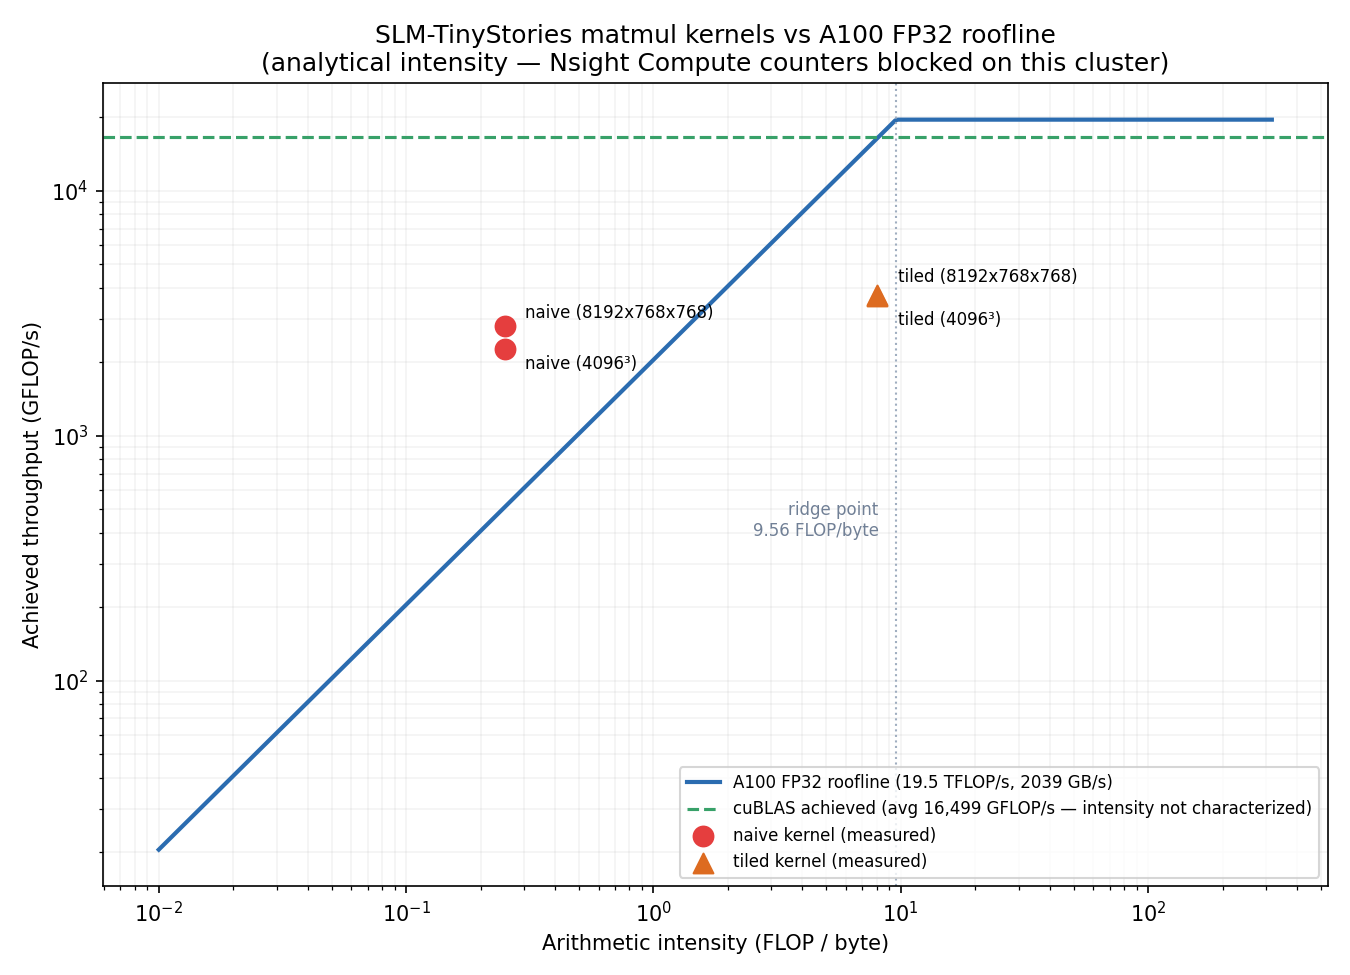

Reproduce this figure in Python.
"""Analytical roofline for the matmul kernels — built without Nsight
Compute, since ncu's hardware performance counters are blocked at the
driver level on this cluster for non-admin users (confirmed: even the
single most basic metric, gpu__time_duration.sum, fails immediately with
"ResourceUnavailable" on a full, non-MIG A100 — this is a permissions
policy, not something fixable by kernel/metric choice or node selection).

Standard substitute when hardware counters aren't available: compute each
kernel's *idealized* arithmetic intensity (FLOPs per byte) directly from
its own memory-access pattern, and plot that against the GPU's published
peak compute and peak memory bandwidth. This is the original Roofline
model (Williams et al.) applied analytically instead of from measured
DRAM/L2 traffic — less precise than ncu's actual counters, but honest and
still answers the real question: is each kernel bandwidth-limited or
compute-limited, and how far is it from its own ceiling.

All GFLOP/s numbers below are measured (nsys, cuda_gpu_kern_sum) on Sol,
a full non-MIG A100-SXM4-80GB, from profiling/profile_kernels.py's two
matmul shapes:
  - "model": 8192x768x768 (matches CudaLinear's real usage in the GPT
    model) — small enough to mostly fit in the A100's 40MB L2 cache.
  - "large": 4096x4096x4096, ~192MB working set — exceeds L2, so this is
    the size that reflects each kernel's *true* intensity-limited
    behavior without cache reuse partially masking it.

Run locally (no GPU needed — this is pure arithmetic + matplotlib):
    python profiling/roofline.py
"""
import matplotlib.pyplot as plt
import numpy as np

# --- A100 SXM4 80GB published peak specs ---
PEAK_COMPUTE_GFLOPS = 19_500.0  # FP32, non-Tensor-Core
PEAK_BW_GBS = 2_039.0           # HBM2e
RIDGE_POINT = PEAK_COMPUTE_GFLOPS / PEAK_BW_GBS  # ~9.56 FLOP/byte

# --- Idealized arithmetic intensity, from each kernel's own access pattern ---
# Naive: every thread re-reads its full row of A and column of B from
# global memory with zero reuse across threads. bytes = 2 reads * K * 4B
# per output element; FLOPs = 2*K per output element (one multiply-add).
# intensity = 2K / (2*K*4) = 0.25 FLOP/byte, independent of K.
NAIVE_INTENSITY = 0.25

# Tiled: each TILE_DIM x TILE_DIM tile of A and B is loaded once into
# shared memory and reused TILE_DIM times by the threads that need it,
# cutting global traffic by ~TILE_DIM vs naive.
TILE_DIM = 32
TILED_INTENSITY = NAIVE_INTENSITY * TILE_DIM  # 8.0 FLOP/byte

# --- Measured achieved throughput (GFLOP/s), nsys on Sol, full A100 ---
MEASURED = {
    "naive (8192x768x768)": (NAIVE_INTENSITY, 2792.0),
    "naive (4096³)": (NAIVE_INTENSITY, 2264.7),
    "tiled (8192x768x768)": (TILED_INTENSITY, 3757.1),
    "tiled (4096³)": (TILED_INTENSITY, 3714.0),
}
# cuBLAS's exact algorithm/intensity isn't characterized (proprietary,
# and its kernel choice literally changes with problem shape — nsys
# showed two different kernel names, ampere_sgemm_128x32_nn and
# ampere_sgemm_128x64_nn, for the two sizes). Shown as a reference line
# at its achieved throughput rather than a specific (intensity, GFLOP/s)
# point, since we can't honestly place it on the x-axis.
CUBLAS_GFLOPS = (15_765.6 + 17_232.9) / 2  # avg of the two measured sizes


def roofline_ceiling(intensity):
    return min(PEAK_COMPUTE_GFLOPS, intensity * PEAK_BW_GBS)


def main():
    fig, ax = plt.subplots(figsize=(9, 6.5))

    x = np.logspace(-2, 2.5, 400)
    y = np.minimum(PEAK_COMPUTE_GFLOPS, x * PEAK_BW_GBS)
    ax.plot(x, y, color="#2b6cb0", lw=2, label="A100 FP32 roofline (19.5 TFLOP/s, 2039 GB/s)")
    ax.axvline(RIDGE_POINT, color="#a0aec0", ls=":", lw=1)
    ax.text(RIDGE_POINT * 0.85, PEAK_COMPUTE_GFLOPS * 0.02, f"ridge point\n{RIDGE_POINT:.2f} FLOP/byte",
             fontsize=8, color="#718096", ha="right")

    ax.axhline(CUBLAS_GFLOPS, color="#38a169", ls="--", lw=1.5,
               label=f"cuBLAS achieved (avg {CUBLAS_GFLOPS:,.0f} GFLOP/s — intensity not characterized)")

    markers = {"naive": "o", "tiled": "^"}
    colors = {"naive": "#e53e3e", "tiled": "#dd6b20"}
    # Per-point label offsets (dx, dy in points) — the two points of each
    # kind share an x (same idealized intensity), so their labels would
    # otherwise land on top of each other.
    label_offsets = {
        "naive (8192x768x768)": (10, 4),
        "naive (4096³)": (10, -10),
        "tiled (8192x768x768)": (10, 6),
        "tiled (4096³)": (10, -14),
    }
    seen_label = set()
    for name, (intensity, gflops) in MEASURED.items():
        kind = "naive" if "naive" in name else "tiled"
        label = f"{kind} kernel (measured)" if kind not in seen_label else None
        seen_label.add(kind)
        ax.scatter(intensity, gflops, marker=markers[kind], color=colors[kind], s=90, zorder=5, label=label)
        ax.annotate(name, (intensity, gflops), textcoords="offset points",
                    xytext=label_offsets[name], fontsize=8)

    ax.set_xscale("log")
    ax.set_yscale("log")
    ax.set_xlabel("Arithmetic intensity (FLOP / byte)")
    ax.set_ylabel("Achieved throughput (GFLOP/s)")
    ax.set_title("SLM-TinyStories matmul kernels vs A100 FP32 roofline\n(analytical intensity — Nsight Compute counters blocked on this cluster)")
    ax.legend(loc="lower right", fontsize=8)
    ax.grid(True, which="both", ls="-", alpha=0.15)

    fig.tight_layout()
    out_path = "profiling/roofline.png"
    fig.savefig(out_path, dpi=150)
    print(f"wrote {out_path}")

    print()
    print(f"Ridge point: {RIDGE_POINT:.2f} FLOP/byte")
    print(f"naive intensity {NAIVE_INTENSITY:.2f} -> idealized ceiling {roofline_ceiling(NAIVE_INTENSITY):.1f} GFLOP/s "
          f"(deeply memory-bound in the idealized no-reuse model)")
    print(f"tiled intensity {TILED_INTENSITY:.2f} -> idealized ceiling {roofline_ceiling(TILED_INTENSITY):.1f} GFLOP/s")
    print(f"tiled achieved (4096³) is {3714.0 / roofline_ceiling(TILED_INTENSITY) * 100:.1f}% of its own "
          f"idealized ceiling -> not bandwidth-limited in practice; the gap is occupancy/ILP/vectorization, "
          f"exactly what register blocking + float4 loads target next.")
    print(f"naive achieved (4096³) is {2264.7 / roofline_ceiling(NAIVE_INTENSITY) * 100:.0f}% OF its idealized "
          f"no-reuse ceiling -> L2 cache is doing real work compensating for the naive access pattern; the "
          f"idealized model is a cache-blind lower bound, not a hard ceiling.")


if __name__ == "__main__":
    main()
